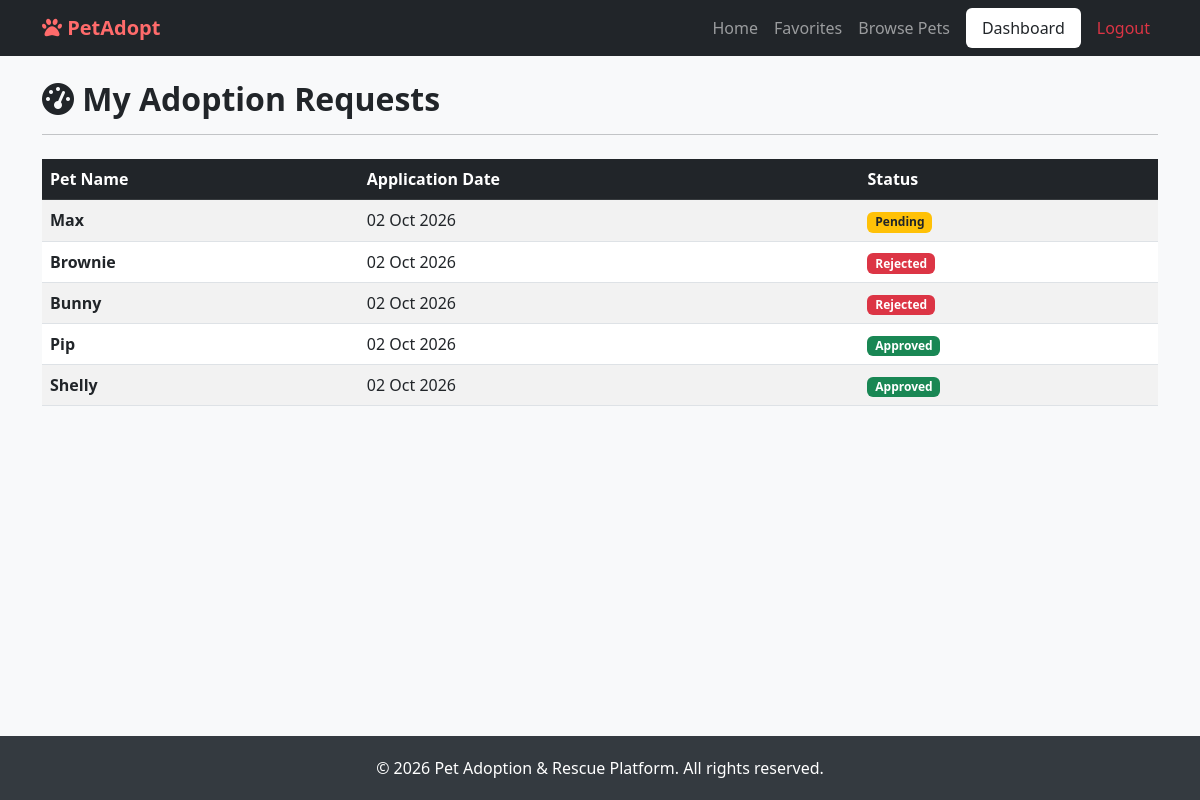
Page /adoptions/dashboard/ (signed in) on the committed database.
### adoptions/models.py (models this page shows, shortened)
class AdoptionRequest(models.Model):
    STATUS_CHOICES = (
        ('Pending', 'Pending'),
        ('Approved', 'Approved'),
        ('Rejected', 'Rejected'),
    )
    user = models.ForeignKey(User, on_delete=models.CASCADE)
    pet = models.ForeignKey(Pet, on_delete=models.CASCADE)
    phone = models.CharField(max_length=20)
    address = models.TextField()
    reason = models.TextField()
    previous_pet_experience = models.CharField(max_length=10, choices=(('Yes', 'Yes'), ('No', 'No')))
    message = models.TextField(blank=True, null=True)
    status = models.CharField(max_length=20, choices=STATUS_CHOICES, default='Pending')
    created_at = models.DateTimeField(auto_now_add=True)

### pets/models.py (models this page shows, shortened)
class Pet(models.Model):
    ANIMAL_TYPES = (
        ('Dog', 'Dog'),
        ('Cat', 'Cat'),
        ('Bird', 'Bird'),
        ('Rabbit', 'Rabbit'),
        ('Other', 'Other'),
    )
    GENDER_CHOICES = (
        ('Male', 'Male'),
        ('Female', 'Female'),
    )
    STATUS_CHOICES = (
        ('Available', 'Available'),
        ('Adopted', 'Adopted'),
    )
    name = models.CharField(max_length=100)
    animal_type = models.CharField(max_length=50, choices=ANIMAL_TYPES)
    breed = models.CharField(max_length=100)
    age = models.CharField(max_length=50)
    gender = models.CharField(max_length=20, choices=GENDER_CHOICES)
    location = models.CharField(max_length=100)
    description = models.TextField()
    image = models.ImageField(upload_to='pet_images/')
    status = models.CharField(max_length=20, choices=STATUS_CHOICES, default='Available')
    created_at = models.DateTimeField(auto_now_add=True)

### adoptions/views.py (the view)
# urls.py: path('dashboard/', user_dashboard_view, name='user_dashboard'),
@login_required
def user_dashboard_view(request):
    user_requests = AdoptionRequest.objects.filter(user=request.user).order_by('-created_at')
    return render(request, 'user_dashboard.html', {'user_requests': user_requests})

### templates/user_dashboard.html (shortened to what this page needs)
{% extends 'base.html' %}
{% block content %}
<div class="row">
    <div class="col-12">
        <h2 class="fw-bold mb-3"><i class="fas fa-tachometer-alt"></i> My Adoption Requests</h2>
        <hr class="mb-4">
        <div class="table-responsive">
            <table class="table table-striped table-hover align-middle">
                <thead class="table-dark">
                    <tr>
                        <th>Pet Name</th>
                        <th>Application Date</th>
                        <th>Status</th>
                    </tr>
                </thead>
                <tbody>
                    {% for req in user_requests %}
                    <tr>
                        <td><strong>{{ req.pet.name }}</strong></td>
                        <td>{{ req.created_at|date:"d M Y" }}</td>
                        <td>
                            {% if req.status == 'Pending' %}
                                <span class="badge bg-warning text-dark">Pending</span>
                            {% elif req.status == 'Approved' %}
                                <span class="badge bg-success">Approved</span>
                            {% else %}
                                <span class="badge bg-danger">Rejected</span>
                            {% endif %}
                        </td>
                    </tr>
                    {% empty %}
                    <tr>
                        <td colspan="3" class="text-center py-4 text-muted">You haven't submitted any adoption requests yet.</td>
                    </tr>
                    {% endfor %}
                </tbody>
            </table>
        </div>
    </div>
</div>
{% endblock %}

### templates/base.html (style rules this page uses)
html, body { height: 100%; margin: 0; }
body { background-color: #f8f9fa; font-family: 'Segoe UI', Tahoma, Geneva, Verdana, sans-serif; display: flex; flex-direction: column; min-height: 100vh; }

### rows in the picture
AdoptionRequest: pet.name "Max", created_at "02 Oct 2026", status "Pending"
AdoptionRequest: pet.name "Brownie", created_at "02 Oct 2026", status "Rejected"
AdoptionRequest: pet.name "Bunny", created_at "02 Oct 2026", status "Rejected"
AdoptionRequest: pet.name "Pip", created_at "02 Oct 2026", status "Approved"
AdoptionRequest: pet.name "Shelly", created_at "02 Oct 2026", status "Approved"
